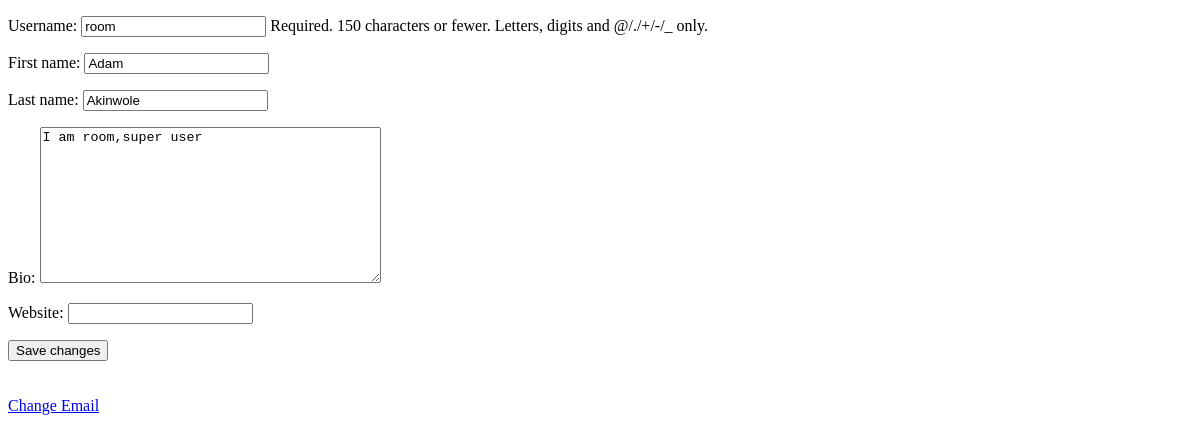
The app's page /profile/edit/room (signed in), older data.
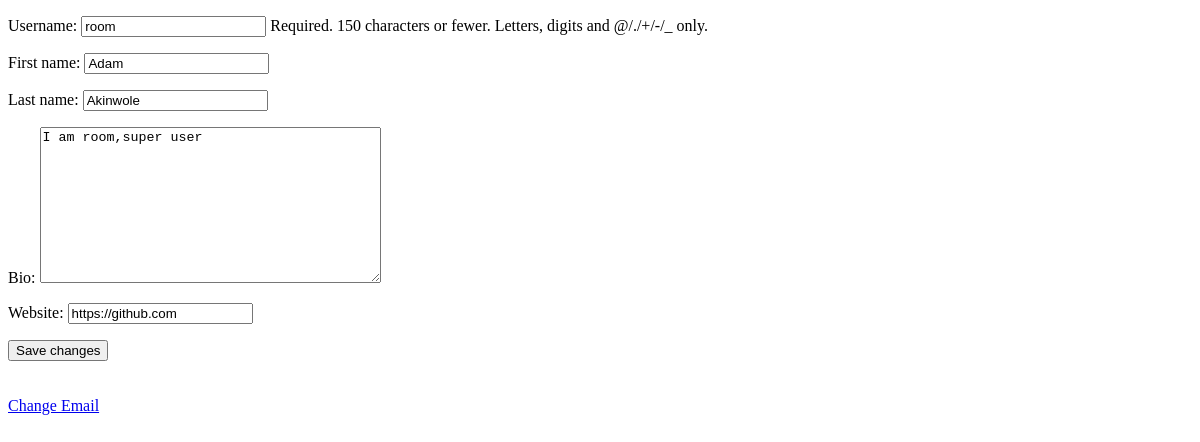
The same page, newer data.
### room/models.py (models this page shows, shortened)
class Profile(models.Model):
  user = models.OneToOneField(User,on_delete=models.CASCADE,null=True,blank=True)
  bio = models.TextField(null=True,blank=True)
  follows = models.ManyToManyField("self",related_name="followed_by",symmetrical=False,blank=True)
  website = models.URLField(null=True,blank=True)

### room/views.py (the view, shortened to what this page needs)
# urls.py: path('profile/edit/<username>',views.editProfile,name='edit_profile'),
@login_required(login_url='account_login')
def editProfile(request,username):
  user = User.objects.get(username=username)
  profile = user.profile
  form = ProfileForm(instance=user.profile)
  user_form = UserUpdateForm(instance=user)
  context = {'profile':profile,'form':form,'user_form':user_form}
  return render(request,'room/profile_edit.html',context)

### room/forms.py
class ProfileForm(forms.ModelForm):
  class Meta:
    model = Profile
    fields = '__all__'
    exclude = ['follows','user']

class UserUpdateForm(forms.ModelForm):
  class Meta:
    model = User
    fields = ['username','first_name','last_name']

### room/templates/room/profile_edit.html (shortened to what this page needs)
 <!DOCTYPE html>
<html>
<head>
</head>
<body>
  {% if request.user == profile.user %}
 <form method="post" enctype="multipart/form-data">
    {{user_form.as_p}}
   {{form.as_p}}
   <button type="submit">Save changes</button>
 </form>
 <br>
 <br>
 <a href="{% url 'account_email' %}">Change Email</a>
 {% else %}
 <p>seems like you are lost</p>
 <a href="{% url 'profile' request.user.username %}">Go back</a>
 {% endif %}
</body>
</html>

Row changes from the older to the newer data that the page shows:
changed Profile "I am room,super user": website (not shown) → "https://github.com"
